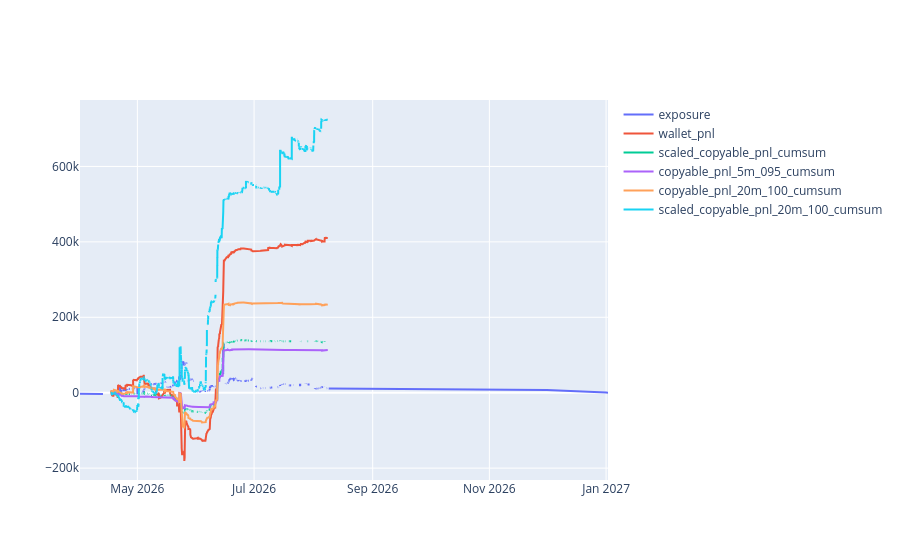

The code cell stored with this chart in its notebook:
### Code cell
df_plot = df.groupby('end_date_iso').agg(
    scaled_copyable_pnl=('scaled_copyable_pnl', 'sum'),
    wallet_pnl=('trade_pnl', 'sum'),
    copyable_pnl_5m_095=('copyable_pnl_5m_095', 'sum'),
    copyable_pnl_20m_100=('copyable_pnl_20m_100', 'sum'),
    scaled_copyable_pnl_20m_100=('scaled_copyable_pnl_20m_100', 'sum'),
    ending_exposure=('scaled_copyable_pnl_exposure', 'sum'),
).reset_index()

df.sort_values('bucket', inplace=True)
df['scaled_copyable_pnl_cumsum'] = df['scaled_copyable_pnl'].cumsum()
df['copyable_pnl_5m_095_cumsum'] = df['copyable_pnl_5m_095'].cumsum()
df['copyable_pnl_20m_100_cumsum'] = df['copyable_pnl_20m_100'].cumsum()
df['scaled_copyable_pnl_20m_100_cumsum'] = df['scaled_copyable_pnl_20m_100'].cumsum()
df['wallet_pnl_cumsum'] = df['trade_pnl'].cumsum()


df_pnl = df[['bucket', 'scaled_copyable_pnl_cumsum']].copy()

# exposure ends at EOD of end_date, so shift by 24h
df_exposure = df_plot[['end_date_iso', 'ending_exposure']].copy()
df_exposure['end_date_iso'] = pd.to_datetime(df_exposure['end_date_iso']) + pd.Timedelta(days=1)
df_exposure.rename(columns={'end_date_iso': 'dt', 'ending_exposure': 'exposure_delta'}, inplace=True)

resolution_exposure = df_exposure.groupby('dt').agg(exposure_delta=('exposure_delta', 'sum')).reset_index()
resolution_exposure['exposure_delta'] = resolution_exposure['exposure_delta'] * -1

buy_exposure = df[['bucket', 'scaled_copyable_pnl_exposure']].rename(columns={'bucket': 'dt', 'scaled_copyable_pnl_exposure': 'exposure_delta'})

df_exposure = ( pd.concat([resolution_exposure, buy_exposure], ignore_index=True)
    .reset_index(drop=True)
)

df_exposure.sort_values('dt', inplace=True)
df_exposure['exposure'] = df_exposure['exposure_delta'].cumsum()

# df_plot['end_date_iso'] = pd.to_datetime(df_plot['end_date_iso']) + pd.Timedelta(days=1)

import plotly.graph_objects as go

fig = go.Figure()

fig.add_trace(go.Scatter(
    x=df_exposure['dt'],
    y=df_exposure['exposure'],
    mode='lines',
    name='exposure'
))

fig.add_trace(go.Scatter(
    x=df['bucket'],
    y=df['wallet_pnl_cumsum'],
    mode='lines',
    name='wallet_pnl'
))

fig.add_trace(go.Scatter(
    x=df_pnl['bucket'],
    y=df_pnl['scaled_copyable_pnl_cumsum'],
    mode='lines',
    name='scaled_copyable_pnl_cumsum'
))

# Add traces for copyable_pnl_5m_095 and copyable_pnl_20m_100
fig.add_trace(go.Scatter(
    x=df['bucket'],
    y=df['copyable_pnl_5m_095_cumsum'],
    mode='lines',
    name='copyable_pnl_5m_095_cumsum'
))
fig.add_trace(go.Scatter(
    x=df['bucket'],
    y=df['copyable_pnl_20m_100_cumsum'],
    mode='lines',
    name='copyable_pnl_20m_100_cumsum'
))
fig.add_trace(go.Scatter(
    x=df['bucket'],
    y=df['scaled_copyable_pnl_20m_100_cumsum'],
    mode='lines',
    name='scaled_copyable_pnl_20m_100_cumsum'
))

fig.show()

### Figure 1 — Plotly figure (JSON) as saved in the notebook; plotly's stock layout.template omitted (floating-point values rounded to 4 significant figures; data arrays with more than 128 entries replaced by an {"elided": "..."} marker saying what was removed)
{"data": [{"mode": "lines", "name": "exposure", "type": "scatter", "x": {"elided": "12142 str values"}, "y": {"elided": "12142 float values"}}, {"mode": "lines", "name": "wallet_pnl", "type": "scatter", "x": {"elided": "12032 str values"}, "y": {"elided": "12032 float values"}}, {"mode": "lines", "name": "scaled_copyable_pnl_cumsum", "type": "scatter", "x": {"elided": "12032 str values"}, "y": {"elided": "12032 float values"}}, {"mode": "lines", "name": "copyable_pnl_5m_095_cumsum", "type": "scatter", "x": {"elided": "12032 str values"}, "y": {"elided": "12032 float values"}}, {"mode": "lines", "name": "copyable_pnl_20m_100_cumsum", "type": "scatter", "x": {"elided": "12032 str values"}, "y": {"elided": "12032 float values"}}, {"mode": "lines", "name": "scaled_copyable_pnl_20m_100_cumsum", "type": "scatter", "x": {"elided": "12032 str values"}, "y": {"elided": "12032 float values"}}], "layout": {}}
